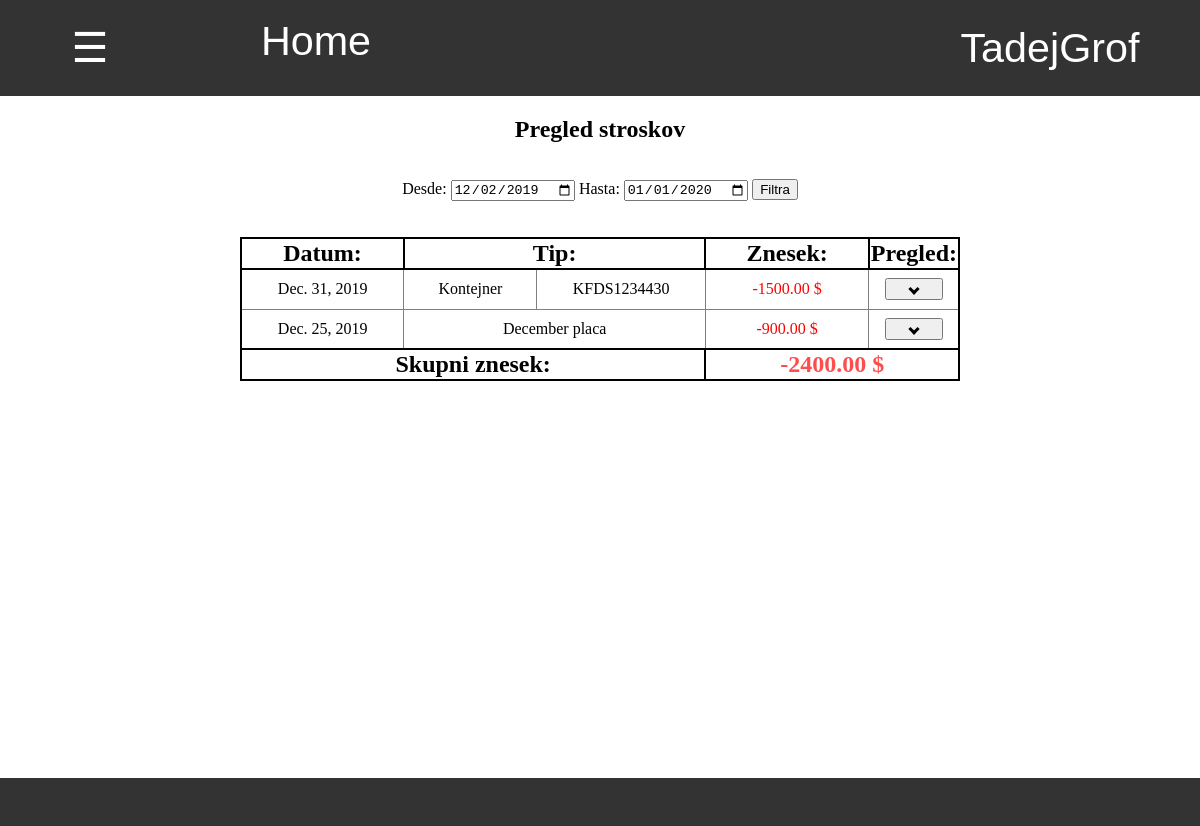
Page /zaloga/pregled_stroskov/ (signed in) on the earlier database version.
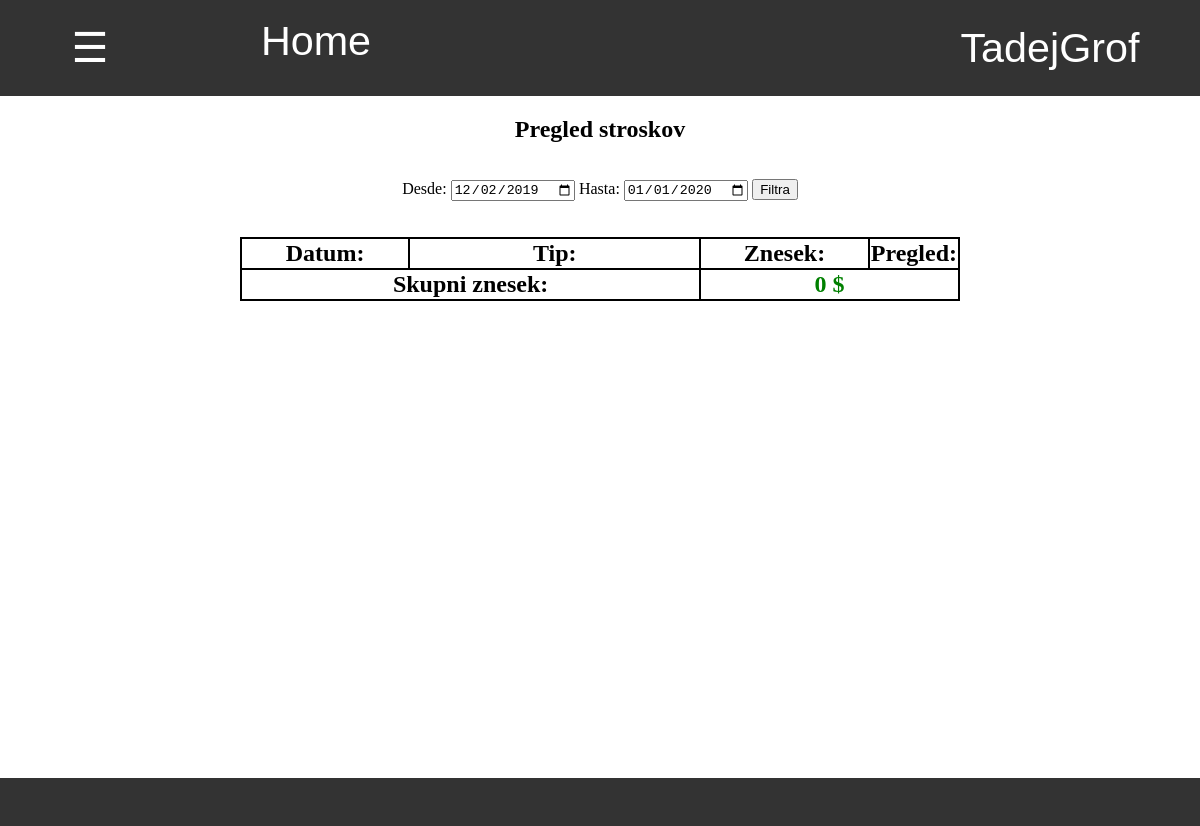
Same page on the later database version.
### zaloga/models.py (models this page shows)
class Stroski_Group(models.Model):
    title = models.CharField(default="",max_length=20)
    tip = models.CharField(default="",max_length=20)
    datum = models.DateField(default=timezone.now)
    status = models.CharField(default="aktivno",max_length=20)
    kontejner = models.ForeignKey(Kontejner,default=None,null=True,blank=True,on_delete=models.CASCADE)
    @property
    def skupni_znesek(self):
        znesek = 0
        for strosek in self.strosek_set.all():
            znesek += strosek.znesek
        return znesek

class Kontejner(models.Model):
    stevilka = models.CharField(default="", max_length=20)
    posiljatelj = models.CharField(default="", max_length=20, choices=POSILJATELJI)
    drzava = models.CharField(default="", max_length=20, choices=DRZAVE)

### zaloga/stroski_views.py (the view)
# urls.py: path('',stroski_views.pregled, name='pregled_stroskov'),
@login_required
def pregled(request):
    danes = datetime.date.today().strftime('%Y-%m-%d')
    pred_mescem =  (datetime.date.today() - datetime.timedelta(days=30)).strftime('%Y-%m-%d')
    od = request.GET.get('od',pred_mescem)
    do = request.GET.get('do', danes)
    stroski = Stroski_Group.objects.all().filter(datum__gte = od, datum__lte = do).order_by('-datum','-pk').prefetch_related('strosek_set')
    pod_stroski = []
    for strosek in stroski:
        pod_stroski.append(strosek.strosek_set.all().values())
    skupno = 0
    for strosek in stroski:
        skupno += strosek.skupni_znesek
    slovar = {
        'od':od,
        'do':do,
        'stroski':stroski,
        'skupno':skupno,
        'pod_stroski':pod_stroski,
    }
    return pokazi_stran(request,'stroski/pregled_stroskov.html',slovar)

### zaloga/stroski_views.py (called while the page is built)
def vrni_slovar(request):
    with open('slovar.json') as dat:
        slovar = json.load(dat)
    return slovar

def pokazi_stran(request, html, baze={}):
    slovar = {'zaloga':zaloga,'slovar':vrni_slovar(request),'jezik':request.user.profil.jezik}
    slovar.update(baze)
    return render(request, html, slovar)

### zaloga/templatetags/zaloga_exstras.py (called while the page is built)
@register.filter
def keyvalue(dict, key):
    return dict[key]

### zaloga/templates/stroski/pregled_stroskov.html (shortened to what this page needs)
{% extends 'program/base.html' %}
{% load zaloga_exstras %}
{% block content %}
    <h2> Pregled stroskov </h2>
    <div class="filter" style="margin-top:3%">
        <form action="{% url 'pregled_stroskov' %}" method="GET">
            {{slovar|keyvalue:'Od'|keyvalue:jezik}}: <input type="date" value="{{od}}" name="od">
            {{slovar|keyvalue:'Do'|keyvalue:jezik}}: <input type="date" value="{{do}}" name="do">
            <input type="submit" value="{{slovar|keyvalue:'Filtriraj'|keyvalue:jezik}}">
        </form>
    </div>
    <div class="tabela" style="width:60%;display:inline-block;margin-top:3%">
        <table class="tabela_vnosov">
            <tr class="header">
                <th width="25%"> Datum: </th>
                <th width="45%" colspan="2"> Tip: </th>
                <th width="25%"> Znesek: </th>
                <th width="5%"> Pregled: </th>
            </tr>
            {% for strosek in stroski %}
                <tr>
                    <td> {{strosek.datum}} </td>
                    {% if strosek.tip == "kontejner" %}
                        <td width="20%"> {{strosek.title}} </td>
                        <td> {{strosek.kontejner.stevilka}} </td>
                    {% else %}
                        <td colspan="2"> {{strosek.title}} </td>
                    {% endif %}
                    <td>
                        {% with strosek.skupni_znesek as skupno %}
                            {% if skupno > 0 %}
                                <div style="color:red">-{{skupno}} $ </div>
                            {% else %}
                                <div style="color:green">{{skupno}} $ </div>
                            {% endif %}
                        {% endwith %}
                    </td>
                    <td>
                        <button class="pokazi_{{strosek.pk}}" onclick="Pokazi_vnose('{{strosek.pk}}')" style="width:80%;height:22px"><i class="arrow down"></i></button>
                    </td>
                </tr>
            {% endfor %}
            <tr>
                <th colspan="3"> Skupni znesek: </th>
                <th colspan="2">
                    {% if skupno > 0 %}
                        <div style="color:#ff4d4d">-{{skupno}} $ </div>
                    {% else %}
                        <div style="color:green">{{skupno}} $ </div>
                    {% endif %}
                </th>
            </tr>
        </table>
    </div>
{% endblock %}

Differences in the rows shown:
removed Stroski_Group: datum "Dec. 31, 2019", title "Kontejner", kontejner.stevilka "KFDS1234430", skupni_znesek "1500.00", {{ strosek.pk }} 2 (drawn)
removed Stroski_Group: datum "Dec. 25, 2019", title "December placa", skupni_znesek "900.00"
Other differences:
{{ skupno }}: (not shown) → "0"
{{ skupno }}: "2400.00" → (not shown)
